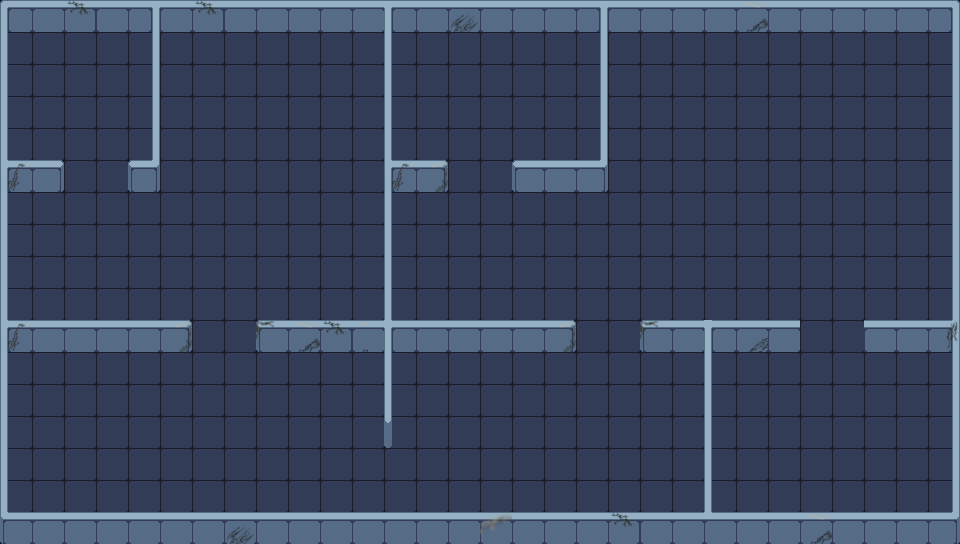

The image is a tile-based game level rendered from a .tmx file. Its description and source (layers, tilesets, objects; grid data summarised) follow:
An orthogonal 60x34 tile map with 16x16 px tiles, 2 tile layers (1Floor, 2Block) and 17 objects.

<map version="1.8" tiledversion="1.8.2" orientation="orthogonal" renderorder="right-down" width="60" height="34" tilewidth="16" tileheight="16" infinite="0" nextlayerid="5" nextobjectid="24">
 <tileset firstgid="1" source="map1.tsx" />
 <layer id="1" name="1Floor" width="60" height="34">
  <data>[2040 cells, 2040 non-empty, 4 distinct tile ids]</data>
 </layer>
 <layer id="4" name="2Block" width="60" height="34">
  <data>[2040 cells, 470 non-empty, 96 distinct tile ids]</data>
 </layer>
 <objectgroup id="2" name="Col1">
  <object id="1" x="0" y="0" width="960" height="24" />
  <object id="2" x="0" y="23.625" width="7.66667" height="520.375" />
  <object id="3" x="5" y="515.25" width="955" height="28.75" />
  <object id="4" x="952" y="20.5" width="8" height="523.5" />
  <object id="5" x="152.5" y="18" width="7.5" height="166.125" />
  <object id="6" x="3.66667" y="163.25" width="60.3333" height="22" />
  <object id="7" x="128" y="163.875" width="31.875" height="20.875" />
  <object id="13" x="385.5" y="163" width="62.5" height="21.75" />
  <object id="14" x="512" y="163" width="96" height="22.5" />
  <object id="16" x="600.25" y="19" width="7.75" height="157" />
  <object id="17" x="640.75" y="323.25" width="166.75" height="22.75" />
  <object id="18" x="855.5" y="323.375" width="98.5" height="21.875" />
  <object id="19" x="704" y="343.25" width="6.75" height="176.5" />
  <object id="20" x="2.33333" y="323.864" width="189.667" height="21.5909" />
  <object id="21" x="256" y="323.091" width="320" height="21.8182" />
  <object id="22" x="384" y="5.66667" width="7" height="437.583" />
 </objectgroup>
 <objectgroup id="3" name="Col2">
  <object id="11" x="800" y="323.5" width="64.5" height="22.25">
   <properties>
    <property name="CentX" type="float" value="833" />
    <property name="CentY" type="float" value="337" />
   </properties>
  </object>
 </objectgroup>
</map>
